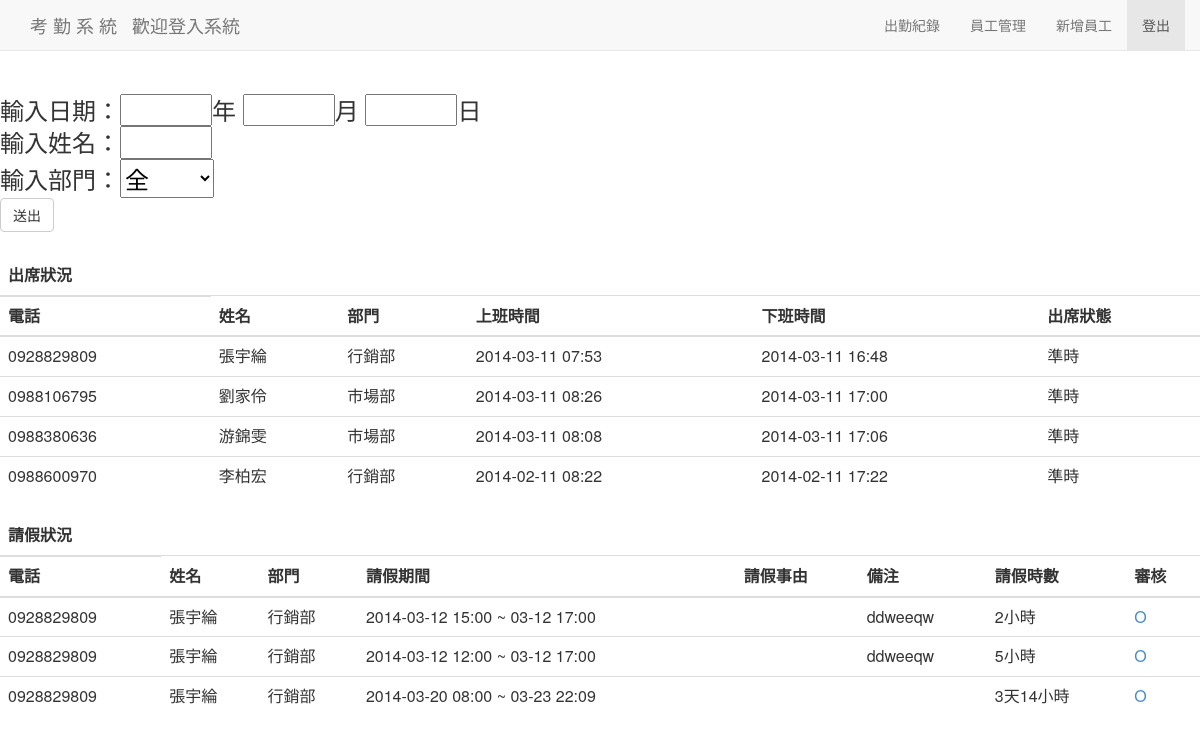
Screenshot of /leave_personal.php with the database file from the repository.
### tables this page shows
CREATE TABLE IF NOT EXISTS `vk` (
  `pk` int(11) NOT NULL AUTO_INCREMENT,
  `l_phone` varchar(50) NOT NULL,
  `l_start` datetime NOT NULL,
  `l_end` datetime NOT NULL,
  `l_condition` varchar(50) NOT NULL,
  `l_memo` text NOT NULL,
  `l_check` int(11) NOT NULL,
  `id` int(11) NOT NULL,
  PRIMARY KEY (`pk`),
  KEY `id` (`id`)
);

CREATE TABLE IF NOT EXISTS `user` (
  `id` int(11) NOT NULL AUTO_INCREMENT,
  `user_phone` varchar(50) NOT NULL,
  `user_pwd` int(11) NOT NULL COMMENT '預設生日',
  `user_name` varchar(50) NOT NULL COMMENT '姓名',
  `user_class` varchar(50) NOT NULL,
  `user_join` date NOT NULL,
  `user_permission` int(11) NOT NULL,
  PRIMARY KEY (`id`)
);

### leave_personal.php (the view, shortened to what this page needs)
<!doctype html>
<html lang="en">
<head>
  <link href="css/bootstrap.min.css" rel="stylesheet" media="screen">
</head>
<body>
  <?php   include_once("fixed.php");  ?>
<a class="btn btn-primary" href='admin.php' role='botton'>Back</a>
<?php
$working_time = "08:30";
$pick_year = "";
$pick_month = "";
$pick_day = "";
$pick_name = "";
$pick_year_sql = "";
$pick_year_l_sql = "";
$pick_month_sql = "";
$pick_month_l_sql = "";
$pick_day_sql = "";
$pick_day_l_sql = "";
$pick_class_sql = "";
$pick_name_sql = "";
?>
<br>
<br>
<br>
<h3>
<form action = "leave_personal.php" method = post>
輸入日期：<input type="text" size="4" name="pick_year" value="<?php echo $pick_year ?>">年
		   <input type="text" size="4" name="pick_month" value="<?php echo $pick_month ?>">月
		   <input type="text" size="4" name="pick_day" value="<?php echo $pick_day ?>">日<br>
輸入姓名：<input size="4" type="text" name="pick_name" value="<?php echo $pick_name ?>"><br>
輸入部門：<select name="pick_class" >
			<option value="">全</option>
	      </select><br>
		<input class="btn btn-default" type="submit" value="送出">
</form>
</h3>
<table class="table" >
        <thead>
          <tr><th>出席狀況</th></tr>
          <tr>
            <th>電話</th>
            <th>姓名</th>
            <th>部門</th>
            <th>上班時間</th>
            <th>下班時間</th>
            <th>出席狀態</th>
          </tr>
        </thead>
        <tbody>
<?php
$sql = "SELECT user_phone, user_name,user_class, var_time
, MIN(var_time) AS var_first, MAX(var_time) AS var_last
FROM var INNER JOIN user ON var.id=user.id
WHERE user_permission = 2
$pick_name_sql
$pick_class_sql
$pick_year_sql
$pick_month_sql
$pick_day_sql
GROUP BY user_phone,YEAR(var_time), MONTH(var_time), DAY(var_time)";
$var = mysql_query($sql);
while ( $v_row = @mysql_fetch_assoc($var) ){
$var_first =  date('Y-m-d H:i',strtotime($v_row['var_first']));
$var_last =  date('Y-m-d H:i',strtotime($v_row['var_last']));
$clock_in_time = strtotime(date('H:i',strtotime($v_row['var_first'])));
$clock_on_time = strtotime($working_time);
$time_diff = round(abs($clock_in_time - $clock_on_time) / 60,2);
if ($time_diff >= 60) {
  $HHH = intval($time_diff/60);
  $MMM = $time_diff%60;
  $late = '遲到 '.$HHH.'小時'.$MMM.'分';
}else {
  $MMM = $time_diff%60;
  $late = '遲到 '.$MMM.'分';
}
?>
  <tr>
  <td><?php echo $v_row['user_phone'];?></td>
  <td><?php echo $v_row['user_name'];?></td>
  <td><?php
    if ($v_row['user_class'] == 2) echo "市場部";
    if ($v_row['user_class'] == 3) echo "行銷部";?>
  </td>
  <td><?php echo $var_first ;?></td>
  <td><?php echo $var_last ;?></td>
  <td>
  <?php
  if(date('H:i:s',strtotime($v_row['var_first'])) <= $working_time) {
    echo '準時';
  }else {
    echo $late;
  }
  ?>
  </td>
  </tr>
<?php
}
$sql_l = "SELECT *
FROM vk INNER JOIN user ON vk.id=user.id
WHERE user_permission = 2
$pick_name_sql
$pick_class_sql
$pick_year_l_sql
$pick_month_l_sql
$pick_day_l_sql
";
$leave = mysql_query($sql_l);
?>
        </tbody>
</table>
<table class="table" >
        <thead>
          <tr><th>請假狀況</th></tr>
          <tr>
            <th>電話</th>
            <th>姓名</th>
            <th>部門</th>
            <th>請假期間</th>
            <th>請假事由</th>
            <th>備注</th>
            <th>請假時數</th>
            <th>審核</th>
          </tr>
        </thead>
        <tbody>
<?php
while ( $l_row = @mysql_fetch_assoc($leave) ){
  $l_start = date('Y-m-d H:i',strtotime($l_row['l_start']));
  $start = strtotime(date('Y-m-d H:i',strtotime($l_row['l_start'])));
  $end = strtotime(date('Y-m-d H:i',strtotime($l_row['l_end'])));
  $time_intervel = (int)round(abs($end - $start)/3600,2);
  $short_end = date('m-d H:i',strtotime($l_row['l_end']));
  if ($time_intervel >= 24) {
  $DDD = intval($time_intervel/24);
  $HHH = $time_intervel%24;
  $time_intervel = $DDD."天".$HHH."小時";
  }else {
  $HHH = $time_intervel%24;
  $time_intervel = $HHH."小時";
  }
?>
  <tr>
  <td><?php echo $l_row['user_phone'];?></td>
  <td><?php echo $l_row['user_name'];?></td>
  <td><?php
    if ($l_row['user_class'] == 3) echo "行銷部";?></td>
  <td><?php echo $l_start." ~ ".$short_end;?></td>
  <td><?php
      ?></td>
  <td><?php echo $l_row['l_memo'];?></td>
  <td><?php echo $time_intervel;?></td>
  <td><a href="leave_check.php?pk=<?php echo $l_row['pk'] ?>">
      <?php if($l_row['l_check'] == 1) echo "O";
            elseif ($l_row['l_check'] == 0) echo "X";
      ?>
      </a></td>
  </tr>
<?php
}
?>
       </tbody>
</table>
</body>
</html>

### fixed.php (shortened to what this page needs)
<!DOCTYPE html>
<html lang="en">
  <head>
    <link href="css/bootstrap.min.css" rel="stylesheet" media="screen">
  </head>
  <body>
    <div class="navbar navbar-default navbar-fixed-top" role="navigation">
      <div class="container">
        <div class="navbar-header">
          <a class="navbar-brand">考  勤  系  統</a>
		  <a class="navbar-brand"><?php echo "歡迎".$_SESSION['username']."登入系統<br>";?></a>
        </div>
        <div class="navbar-collapse collapse">
          <ul class="nav navbar-nav navbar-right">
            <li><a href="leave_personal.php">出勤紀錄</a></li>
			<li><a href="admin.php">員工管理</a></li>
			<li><a href="register.php">新增員工</a></li>
            <li class="active"><a href="logout.php">登出</a></li>
          </ul>
        </div>
      </div>
    </div>
  </body>
</html>

### rows the page displays
vk: user.user_phone "0928829809", user.user_name "張宇綸", l_start "2014-03-12 15:00", l_end "03-12 17:00", l_memo "ddweeqw", time_intervel "2小時", l_check "O"
vk: user.user_phone "0928829809", user.user_name "張宇綸", l_start "2014-03-12 12:00", l_end "03-12 17:00", l_memo "ddweeqw", time_intervel "5小時", l_check "O"
vk: user.user_phone "0928829809", user.user_name "張宇綸", l_start "2014-03-20 08:00", l_end "03-23 22:09", time_intervel "3天14小時", l_check "O"

### other values shown
$v_row['user_phone'] "0928829809"
$v_row['user_name'] "張宇綸"
$var_first "2014-03-11 07:53"
$var_last "2014-03-11 16:48"
$v_row['user_phone'] "0988106795"
$v_row['user_name'] "劉家伶"
$var_first "2014-03-11 08:26"
$var_last "2014-03-11 17:00"
$v_row['user_phone'] "0988380636"
$v_row['user_name'] "游錦雯"
$var_first "2014-03-11 08:08"
$var_last "2014-03-11 17:06"
$v_row['user_phone'] "0988600970"
$v_row['user_name'] "李柏宏"
$var_first "2014-02-11 08:22"
